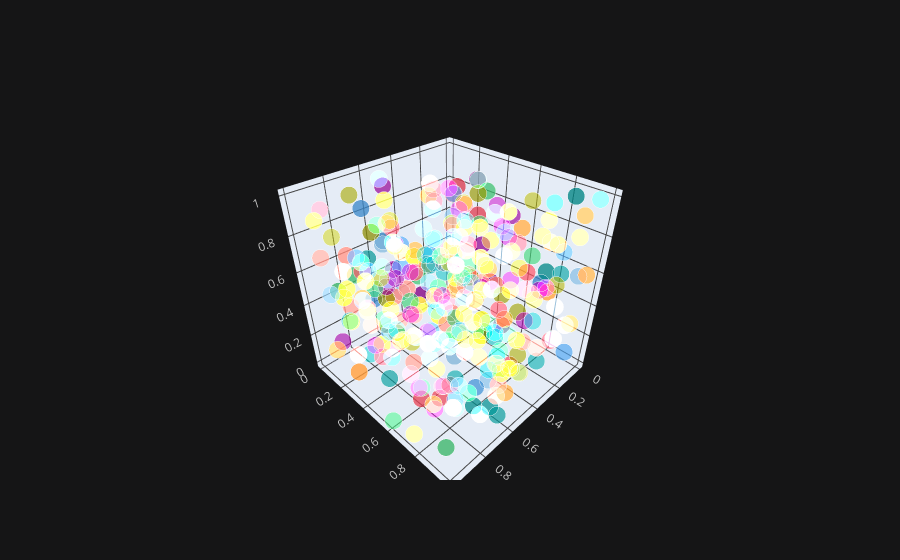

Here is the notebook cell this chart was saved with:
### Code cell
df.iplot(x='a',y='b',z='c',kind='scatter3d')

### Figure 1 — Plotly figure (JSON) as saved in the notebook; plotly's stock layout.template omitted (floating-point values rounded to 4 significant figures; data arrays with more than 128 entries replaced by an {"elided": "..."} marker saying what was removed)
{"data": [{"marker": {"color": {"elided": "300 str values"}, "opacity": 0.8, "size": {"elided": "300 int values"}, "symbol": "circle"}, "mode": "markers", "text": {"elided": "300 str values"}, "type": "scatter3d", "x": {"elided": "300 float values"}, "y": {"elided": "300 float values"}, "z": {"elided": "300 float values"}}], "layout": {"legend": {"bgcolor": "#151516", "font": {"color": "#D9D9D9"}}, "paper_bgcolor": "#151516", "plot_bgcolor": "#151516", "scene": {"xaxis": {"gridcolor": "#434343", "showgrid": true, "tickfont": {"color": "#C2C2C2"}, "title": {"font": {"color": "#D9D9D9"}, "text": ""}, "zerolinecolor": "#666570"}, "yaxis": {"gridcolor": "#434343", "showgrid": true, "tickfont": {"color": "#C2C2C2"}, "title": {"font": {"color": "#D9D9D9"}, "text": ""}, "zerolinecolor": "#666570"}, "zaxis": {"gridcolor": "#434343", "showgrid": true, "tickfont": {"color": "#C2C2C2"}, "title": {"font": {"color": "#D9D9D9"}, "text": ""}, "zerolinecolor": "#666570"}}, "title": {"font": {"color": "#D9D9D9"}}}}
